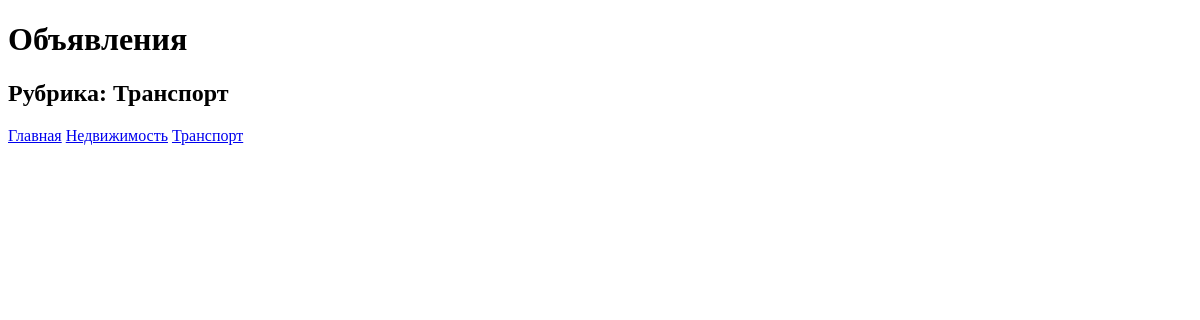
Page /bboard/1/ on the earlier database version.
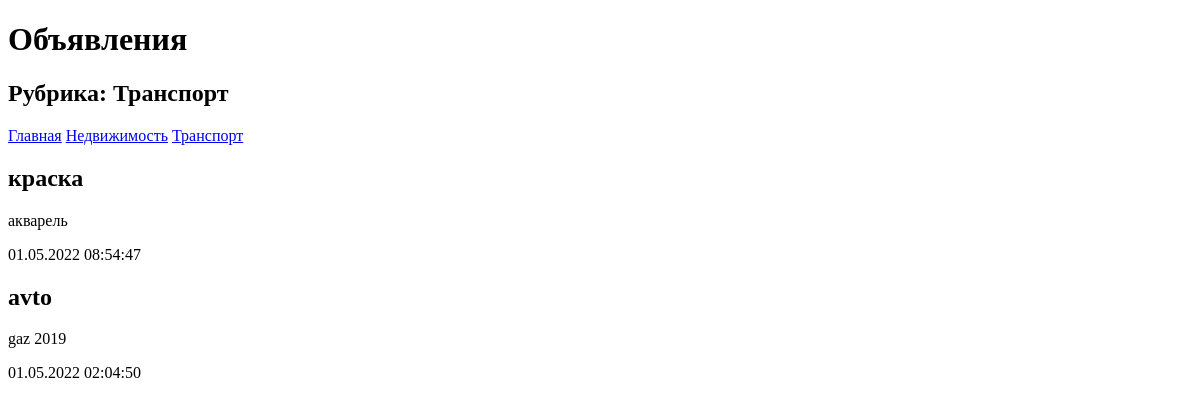
Same page on the later database version.
### bboard/models.py (models this page shows, shortened)
class Rubric(models.Model):
	name = models.CharField(max_length=20, db_index=True, verbose_name='Название')
	class Meta:
		verbose_name_plural = 'Рубрики'
		verbose_name = 'Рубрика'
		ordering = ['name']

class Bb(models.Model):
	title = models.CharField(max_length =50, verbose_name='Товар')
	content = models.TextField(null = True, blank = True, verbose_name='Описание')
	price = models.FloatField(null = True, blank = True, verbose_name='Цена')
	published = models.DateTimeField(auto_now_add = True, db_index =True , verbose_name='Дата публикации')
	rubric = models.ForeignKey('Rubric', null = True, on_delete=models.PROTECT, verbose_name='Рубрика')
	class Meta:
		verbose_name_plural = 'Объявления'
		verbose_name = 'Adv'
		ordering = ['-published']

### bboard/views.py (the view)
# urls.py: path('<int:rubric_id>/', by_rubric),
def by_rubric(request, rubric_id):
	bbs = Bb.objects.filter(rubric= rubric_id)
	rubrics = Rubric.objects.all()
	current_rubric = Rubric.objects.get(pk = rubric_id)
	context = {'bbs': bbs, 'rubrics':rubrics, 'current_rubric':current_rubric}
	return render(request, 'bboard/by_rybric.html', context)

### bboard/templates/bboard/by_rybric.html (shortened to what this page needs)
<!DOCTYPE html>
<html >
<head>
</head>
<body>
    <h1>Объявления</h1>
    <h2>Рубрика: {{ current_rubric.name }}</h2>
        <div>
            <a href="/bboard/">Главная</a>
            {% for rubric in rubrics %}
                <a href="/bboard/{{ rubric.pk }}/">{{ rubric.name }}</a>
            {% endfor %}
        </div>
    {% for bb in bbs %}
        <div>
            <h2>{{ bb.title }}</h2>
            <p>{{ bb.content }}</p>
            <p>{{ bb.published|date:"d.m.Y H:i:s" }}</p>
        </div>
    {% endfor %}
</body>
</html>

Differences in the rows shown:
now on this page (row edited): Bb: title "краска", content "акварель", published "01.05.2022 08:54:47"
now on this page (row edited): Bb: title "avto", content "gaz 2019", published "01.05.2022 02:04:50"
